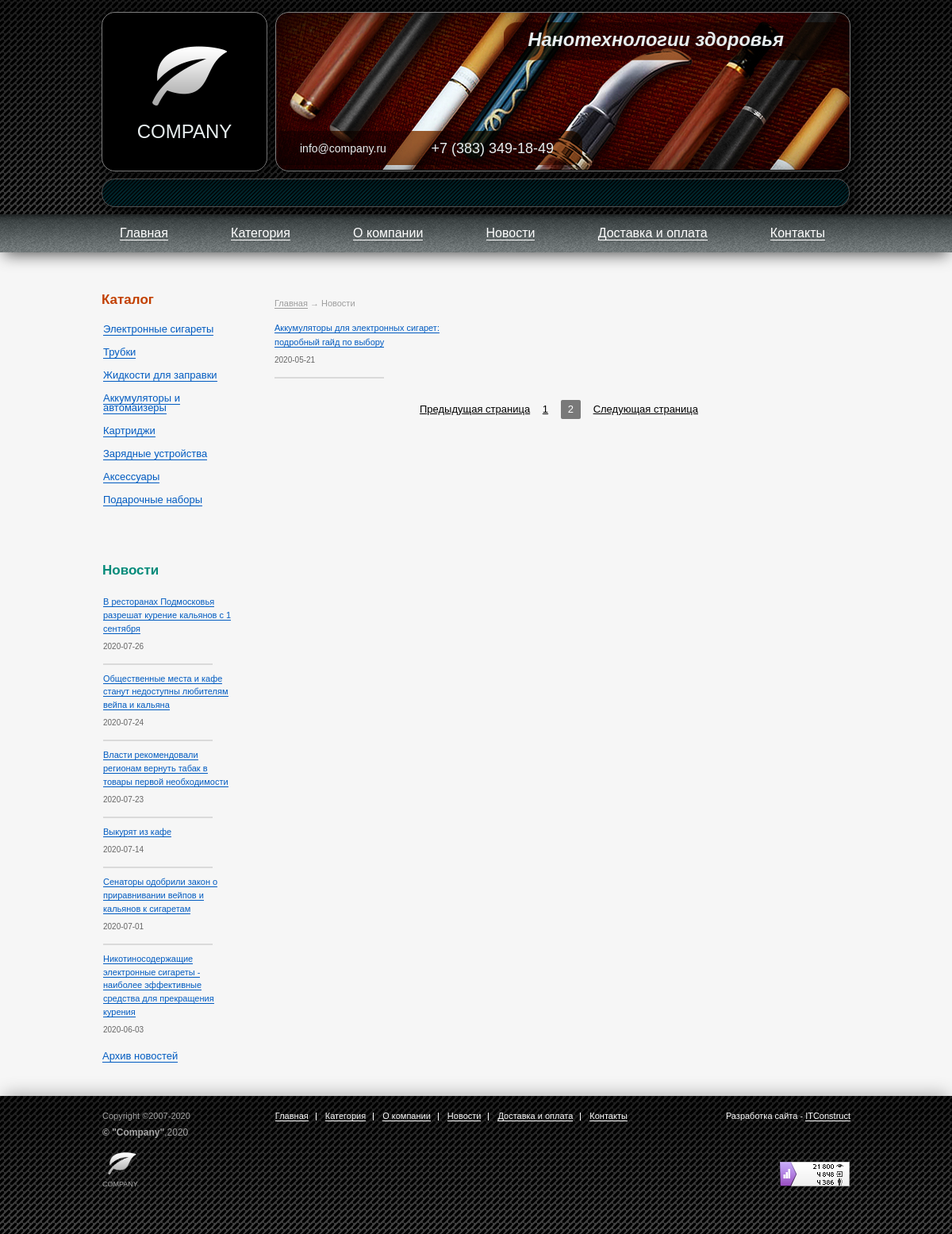
The page /news.php?page=2 on the database its author committed.
### tables this page shows
CREATE TABLE `news` (
  `id` int(11) UNSIGNED NOT NULL,
  `title` varchar(255) NOT NULL,
  `date` date NOT NULL,
  `announce` text NOT NULL,
  `description` text NOT NULL
);

CREATE TABLE `categories` (
  `id` int(11) NOT NULL,
  `name` varchar(32) NOT NULL,
  `image` varchar(255) NOT NULL
);

### news.php (called while the page is built)
<?php
$page = 'page';
if (!empty($_GET[$page])) {
    $page = $_GET[$page];
} else {
    $page = 1;
}
require "application/models/news.php";
include "application/views/news.php";
?>

### application/models/news.php (called while the page is built, shortened)
<?php
$link = connection();
$sql_product = 'SELECT * FROM `news`';
$result_product = mysqli_query($link, $sql_product);
$num = mysqli_num_rows($result_product);
$pages = $num / NUMBER_OF_NEWS;
$pages = ceil($pages);
$list = ($page) * NUMBER_OF_NEWS - 6;
$sql_1 = "SELECT * FROM `news`ORDER BY `date`DESC LIMIT " . NUMBER_OF_NEWS . " OFFSET $list";
$result_1 = mysqli_query($link, $sql_1);
if ($result_1 != false) {
    $news = mysqli_fetch_all($result_1, MYSQLI_ASSOC);
}
function sidebar_categories($link)
{
    $sql_category = 'SELECT * FROM `categories`';
    $result = mysqli_query($link, $sql_category);
    $categories=array();
    if($result&&mysqli_num_rows($result) > 0)
    {
        $categories = mysqli_fetch_all($result, MYSQLI_ASSOC);
    }
    return $categories;
}
function sidebar_news($link)
{
    $sql_news = 'SELECT * FROM `news`ORDER BY `date`DESC LIMIT 6';
    $result_news = mysqli_query($link, $sql_news);
    $news=array();
    if($result_news&&mysqli_num_rows($result_news) > 0)
    {
        $news = mysqli_fetch_all($result_news, MYSQLI_ASSOC);
    }
    return $news;
}

### includes/config.php (called while the page is built, shortened)
<?php
    $menu = array (
        array ("link"=>"Главная", "href"=>"index.php","submenu"=>array()),
        array ("link"=>"Категория", "href"=>"catalog.php","submenu"=>array(
            array("submenu_link"=>"Электронные сигареты","submenu_href"=>"catalog.php?id=1"),
            array("submenu_link"=>"Трубки","submenu_href"=>"catalog.php?id=2"),
            array("submenu_link"=>"Картриджи","submenu_href"=>"catalog.php?id=3"),
            array("submenu_link"=>"Аккумуляторы и атомайзеры","submenu_href"=>"catalog.php?id=4"),
            array("submenu_link"=>"Аксессуары","submenu_href"=>"catalog.php?id=5"),
            array("submenu_link"=>"Зарядные устройства","submenu_href"=>"catalog.php?id=6"),
            array("submenu_link"=>"Жидкости для заправки","submenu_href"=>"catalog.php?id=7"),
            array("submenu_link"=>"Подарочные наборы","submenu_href"=>"catalog.php?id=8"))),
        array ("link"=>"О компании", "href"=>"about.php","submenu"=>array()),
        array ("link"=>"Новости", "href"=>"news.php","submenu"=>array()),
        array ("link"=>"Доставка и оплата", "href"=>"paydelivery.php","submenu"=>array()),
        array ("link"=>"Контакты", "href"=>"contacts.php","submenu"=>array())
   );
?>

### application/views/news.php (the view, shortened to what this page needs)
<?php include "includes/template_header.php"; ?>
    <main class="inside-content">
        <nav class="bread-crumbs-container">
            <ul class="bread-crumbs">
                <li class="bread-crumb"><a class="bread-crumb__link" href="index.php">Главная</a></li>
                <li class="bread-crumb bread-crumb_current">Новости</li>
            </ul>
        </nav>
        <ul class="categories categories__reposition">
            <?php foreach ($news as $new): ?>
                <li class="category good-piece">
                    <a class="news-item__link" href="news-detail.php?id=<?= $new['id'] ?>">
                        <?= $new['title'] ?>
                    </a>
                    <span class="news-item__date"><?= $new['date'] ?></span>
                </li>
            <?php endforeach ?>
        </ul>
        <ul class="paginator catalog-page__paginator">
            <li class="paginator__elem paginator__elem_next"><a href=" news.php?page=<?= $page - 1 ?>"
                                                                class="paginator__link">Предыдущая страница</a></li>
            <?php for ($j = 1; $j < $pages; $j++): ?>
                <?php if ($j == ($page)): ?>
                    <li class="paginator__elem paginator__elem_current"><span class="paginator__link"><?= $j ?></span>
                    </li>
                <?php else: ?>
                    <li class="paginator__elem"><a href="news.php?page=<?= $j ?>" class="paginator__link"><?= $j ?></a>
                    </li>
                <?php endif ?>
            <?php endfor ?>
            <li class="paginator__elem paginator__elem_next"><a href=" news.php?page=<?= $j - 1 ?>"
                                                                class="paginator__link">Следующая страница</a></li>
        </ul>
    </main>
<?php include "includes/template_footer.php"; ?>

### application/views/includes/template_footer.php (shortened to what this page needs)
</main>
<div class="sidebar">
    <?php $categories = sidebar_categories($link);?>
    <?php if (!empty($categories)):?>
        <section class="catalog">
            <h2 class="sidebar__headline">Каталог</h2>
            <ul class="catalog-list">
                <?php foreach ($categories as $category):?>
                    <li class="catalog-list__item"><a class="catalog-list__link"
                                                      href="catalog.php?id=<?= $category['id'] ?>"><?= $category['name'] ?></a>
                    </li>
                <?php endforeach?>
            </ul>
        </section>
    <?php endif?>
    <?php $news = sidebar_news($link);?>
    <?php if (!empty($news)):?>
        <section class="news">
            <h2 class="sidebar__headline news__headline">Новости</h2>
            <ul class="news-list">
                <?php
                foreach ($news as $new) {
                    ?>
                    <li class="news-item">
                        <a class="news-item__link" href="news-detail.php?id=<?= $new['id'] ?>">
                            <?= $new['title'] ?>
                        </a>
                        <span class="news-item__date"><?= $new['date'] ?></span>
                    </li>
                    <?php
                }
                ?>
            </ul>
            <span class="archive"><a class="archive__link" href="news.php">Архив новостей</a></span>
        </section>
    <?php endif ?>
</div>
</div>
</div>
<footer class="page-footer">
    <div class="wrapper page-footer__wrapper">
        <div class="copyright">
            <span class="copyright__part copyright__lifetime">Copyright ©2007-<?php echo date('Y'); ?></span>
            <span class="copyright__part copyright__company-lifetime"><b>© "Company"</b>,<?php echo date('Y'); ?></span>
            <img class="copyright__image" src="img/logo.png" alt="Company-logo">
            <span class="copyright__part copyrhigt__company-name">Company</span>
        </div>
        <nav class="footer-nav">
            <ul class="footer-nav__list">
                <?php foreach ($menu as $item):?>
                    <li class="footer-nav__list-item"><a class="footer-nav__link"
                                                         href="<?= $item["href"] ?>"><?= $item["link"] ?></a></li>
                <?php endforeach ?>
            </ul>
        </nav>
        <div class="developer">
            <span class="developer__ref">Разработка сайта - <a class="developer__link" href="#">ITConstruct</a></span>
            <img class="counter" src="img/counter.png" alt="Page-counter">
        </div>
    </div>
</footer>
</body>
</html>

### rows shown on the page
news: title "Аккумуляторы для электронных сигарет: подробный гайд по выбору", date "2020-05-21"
categories: name "Электронные сигареты"
categories: name "Трубки"
categories: name "Жидкости для заправки"
categories: name "Аккумуляторы и автомайзеры"
categories: name "Картриджи"
categories: name "Зарядные устройства"
categories: name "Аксессуары"
categories: name "Подарочные наборы"
news: title "В ресторанах Подмосковья разрешат курение кальянов с 1 сентября", date "2020-07-26"
news: title "Общественные места и кафе станут недоступны любителям вейпа и кальяна", date "2020-07-24"
news: title "Власти рекомендовали регионам вернуть табак в товары первой необходимости", date "2020-07-23"
news: title "Выкурят из кафе", date "2020-07-14"
news: title "Сенаторы одобрили закон о приравнивании вейпов и кальянов к сигаретам", date "2020-07-01"
news: title "Никотиносодержащие электронные сигареты - наиболее эффективные средства для прекращения курения", date "2020-06-03"

### other values the page prints
$item["link"] "Главная"
$item["link"] "Категория"
$item["link"] "О компании"
$item["link"] "Новости"
$item["link"] "Доставка и оплата"
$item["link"] "Контакты"
